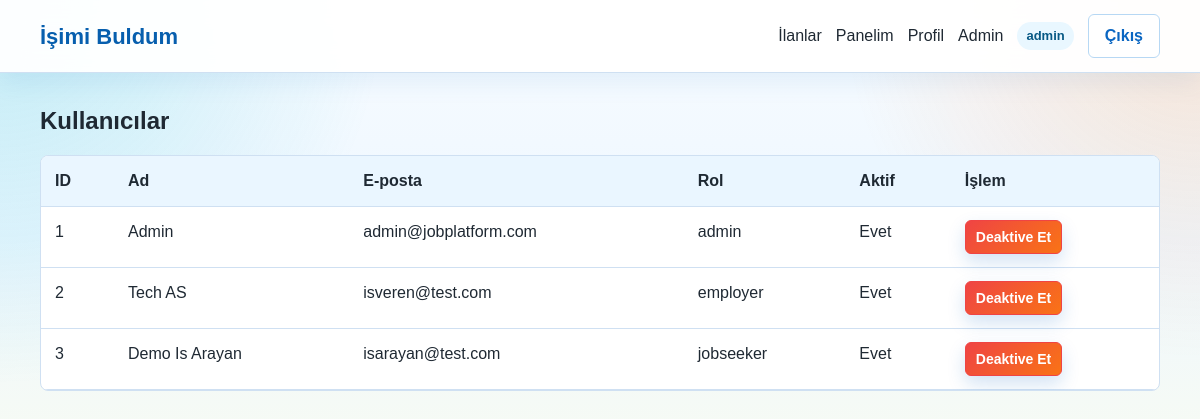
Page /admin/users (signed in) on the committed database.
### tables this page shows
CREATE TABLE users (
            id INTEGER PRIMARY KEY AUTOINCREMENT,
            username TEXT NOT NULL,
            email TEXT NOT NULL UNIQUE,
            password_hash TEXT NOT NULL,
            user_type TEXT NOT NULL CHECK(user_type IN ('jobseeker', 'employer', 'admin')),
            bio TEXT DEFAULT '',
            beceriler TEXT DEFAULT '',
            sehir TEXT DEFAULT '',
            ozgecmis_metni TEXT DEFAULT '',
            sirket_adi TEXT DEFAULT '',
            sirket_aciklamasi TEXT DEFAULT '',
            website TEXT DEFAULT '',
            active INTEGER NOT NULL DEFAULT 1,
            created_at TEXT NOT NULL DEFAULT CURRENT_TIMESTAMP
        );

### routes/admin_routes.py (the view)
@admin_bp.route("/users")
@role_required("admin")
def users():
    return render_template("admin/users.html", users=get_all_users())

### database.py (called while the page is built)
def get_connection():
    conn = sqlite3.connect(DB_PATH)
    conn.row_factory = sqlite3.Row
    conn.execute("PRAGMA foreign_keys = ON")
    return conn

def fetch_one(query, params=()):
    with get_connection() as conn:
        return conn.execute(query, params).fetchone()

def fetch_all(query, params=()):
    with get_connection() as conn:
        return conn.execute(query, params).fetchall()

def get_user_by_id(user_id):
    return fetch_one("SELECT * FROM users WHERE id = ?", (user_id,))

def get_all_users():
    return fetch_all("SELECT * FROM users ORDER BY created_at DESC")

### routes/__init__.py (called while the page is built)
def current_user():
    user_id = session.get("user_id")
    if not user_id:
        return None
    return get_user_by_id(user_id)

def role_required(*roles):
    def decorator(view):
        @wraps(view)
        def wrapper(*args, **kwargs):
            user = current_user()
            if not user:
                flash("Devam etmek için giriş yapmalısınız.", "error")
                return redirect(url_for("auth.login"))
            if user["user_type"] not in roles:
                flash("Bu sayfaya erişim yetkiniz yok.", "error")
                return redirect(url_for("job.index"))
            return view(*args, **kwargs)
        return wrapper
    return decorator

### routes/admin_routes.py (called while the page is built)
@admin_bp.context_processor
def inject_user():
    return {"current_user": current_user()}

### templates/admin/users.html (shortened to what this page needs)
{% extends "base.html" %}
{% block content %}
<section class="section-header"><h1>Kullanıcılar</h1></section>
<div class="table-wrap">
    <table>
        <thead><tr><th>ID</th><th>Ad</th><th>E-posta</th><th>Rol</th><th>Aktif</th><th>İşlem</th></tr></thead>
        <tbody>
            {% for user in users %}
                <tr>
                    <td>{{ user.id }}</td>
                    <td>{{ user.username }}</td>
                    <td>{{ user.email }}</td>
                    <td>{{ user.user_type }}</td>
                    <td>{{ 'Evet' if user.active else 'Hayır' }}</td>
                    <td>
                        {% if user.active %}
                            <form method="post" action="{{ url_for('admin.deactivate', user_id=user.id) }}">
                                <button class="button small danger" type="submit">Deaktive Et</button>
                            </form>
                        {% endif %}
                    </td>
                </tr>
            {% endfor %}
        </tbody>
    </table>
</div>
{% endblock %}

### templates/base.html (shortened to what this page needs)
<!doctype html>
<html lang="tr">
<head>
    <link rel="stylesheet" href="{{ url_for('static', filename='css/style.css') }}">
</head>
<body>
    <nav class="navbar">
        <a class="brand" href="{{ url_for('job.index') }}">İşimi Buldum</a>
        <div class="nav-links" data-menu>
            <a href="{{ url_for('job.jobs') }}">İlanlar</a>
            {% if current_user %}
                <a href="{{ url_for('job.dashboard') }}">Panelim</a>
                <a href="{{ url_for('profile.view') }}">Profil</a>
                {% if current_user.user_type == 'admin' %}
                    <a href="{{ url_for('admin.users') }}">Admin</a>
                {% endif %}
                <span class="role-pill">{{ current_user.user_type }}</span>
                <a class="button ghost" href="{{ url_for('auth.logout') }}">Çıkış</a>
            {% else %}
                <a href="{{ url_for('auth.login') }}">Giriş</a>
                <a class="button" href="{{ url_for('auth.register') }}">Kayıt Ol</a>
            {% endif %}
        </div>
    </nav>
    <main class="page">
        {% block content %}{% endblock %}
    </main>
</body>
</html>

### static/css/style.css (style rules this page uses)
:root { --bg: #eef7ff; --panel: #ffffff; --text: #1f2933; --muted: #64748b; --primary: #0a66c2; --primary-dark: #004182; --border: #cfe0f2; --green: #10a36d; --yellow: #f2a900; --red: #ef4444; --cyan: #06b6d4; --orange: #f97316; --pink: #ec4899; }
* { box-sizing: border-box; }
body { margin: 0; background: radial-gradient(circle at top left, rgba(6, 182, 212, 0.22), transparent 30%), radial-gradient(circle at top right, rgba(249, 115, 22, 0.18), transparent 28%), linear-gradient(180deg, #f8fcff 0%, var(--bg) 52%, #f7fbf3 100%); color: var(--text); font-family: Arial, Helvetica, sans-serif; line-height: 1.5; }
a { color: inherit; text-decoration: none; }
.navbar { position: sticky; top: 0; z-index: 10; display: flex; align-items: center; justify-content: space-between; gap: 18px; padding: 14px max(18px, calc((100vw - 1120px) / 2)); background: rgba(255, 255, 255, 0.94); border-bottom: 1px solid var(--border); box-shadow: 0 10px 24px rgba(10, 102, 194, 0.08); backdrop-filter: blur(12px); }
.brand { color: #075fae; font-size: 22px; font-weight: 800; }
.nav-links { display: flex; align-items: center; gap: 14px; }
.page { width: min(1120px, calc(100% - 32px)); margin: 28px auto 64px; }
.button { display: inline-flex; align-items: center; justify-content: center; min-height: 40px; padding: 9px 16px; border: 1px solid transparent; border-radius: 6px; background: linear-gradient(135deg, var(--primary), var(--cyan)); color: white; font-weight: 700; cursor: pointer; box-shadow: 0 8px 18px rgba(10, 102, 194, 0.18); }
.button.ghost { background: white; color: var(--primary); border-color: #b7d8f4; box-shadow: none; }
.button.small { min-height: 34px; padding: 6px 10px; font-size: 14px; }
.button.danger { border-color: var(--red); background: linear-gradient(135deg, var(--red), var(--orange)); }
.section-header { display: flex; align-items: end; justify-content: space-between; gap: 16px; margin: 30px 0 16px; }
.section-header h1, .section-header h2 { margin: 0; }
.badge, .role-pill, .status { display: inline-flex; align-items: center; min-height: 26px; padding: 4px 9px; border-radius: 999px; background: #e9f7ff; color: #075985; font-size: 13px; font-weight: 700; }
.table-wrap { overflow-x: auto; border: 1px solid var(--border); border-radius: 8px; background: var(--panel); }
table { width: 100%; border-collapse: collapse; min-width: 720px; }
th, td { padding: 13px 14px; border-bottom: 1px solid var(--border); text-align: left; vertical-align: top; }
th { background: #eaf6ff; }

### rows in the picture
users: user_type "admin", id "1", username "Admin", email "admin@jobplatform.com", active "Evet"
users: id "2", username "Tech AS", email "isveren@test.com", user_type "employer", active "Evet"
users: id "3", username "Demo Is Arayan", email "isarayan@test.com", user_type "jobseeker", active "Evet"
